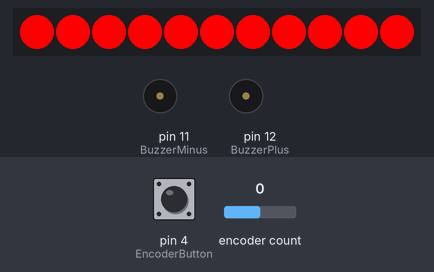
A sketch run on a simulated Arduino Uno, built with avr-gcc and run on an emulated ATmega328P. On the bench: 11 RGB LEDs in strip order, left to right, buzzer (waves = sounding, pin HIGH). Inputs (shaded band) come from the test bench; at power-on: pin 4 (EncoderButton) HIGH, encoder count 0. EEPROM starts erased; pins used as bus, display or sensor lines are not drawn.

Above: at 1.2 s.
1.3 s: pin 4 (EncoderButton) driven LOW
At 3.2 s:
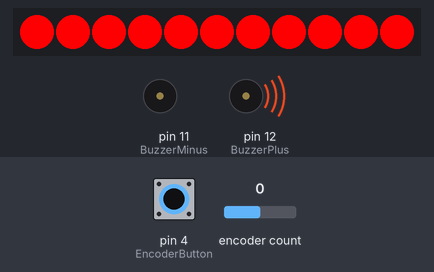
4.3 s: pin 4 (EncoderButton) pulsed HIGH 5 times (0.12 s each, 0.3 s apart)
At 6.8 s:
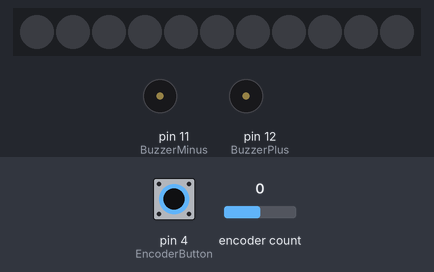
8.8 s: encoder count set to 1
At 9.7 s:
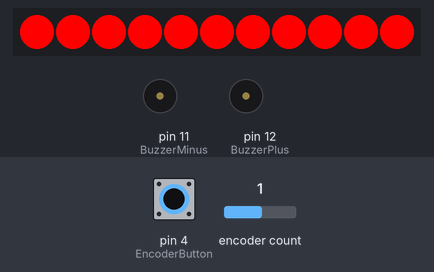
10.3 s: encoder count set to 2
11.8 s: encoder count set to 3
Timing chart, 0 to 14.3 s (numbered marks = the images above; inputs shaded):
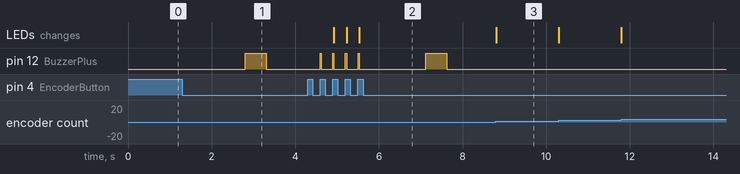

Measured:
- after the input at 1.3 s, pin 12 (BuzzerPlus): LOW → HIGH after 1.5 s, → LOW 0.50 s later
- after the input at 4.3 s, pin 12 (BuzzerPlus): goes 3 × (HIGH 0.03 s, LOW 0.28 s), HIGH 0.03 s, LOW 1.6 s, HIGH 0.50 s, then LOW, starting after 0.30 s; the LEDs: change after 0.63 s (image 2)
- after the input at 8.8 s, the LEDs: change at once (image 3)

The sketch:

CarLighting.ino
```cpp
#include "FastLED.h"
#include <Encoder.h>
#include <EEPROM.h>

#define EncoderClock 2
#define EncoderData 3
#define EncoderButton 4
#define EncoderPower 5
#define BuzzerMinus 11
#define BuzzerPlus 12
#define LEDData A5
#define EncoderButtonLogic LOW
#define LEDs 11

#define OffState 0
#define OnState 1
#define ColorState 2
#define BrightnessState 3

#define ShortPressTime 40
#define MaxShortPressTime 400
#define LongPressTime 1200
#define MaxLongPressTime 1500
#define ButtonTimeout 1500

#define EEPROMState 0
#define EEPROMHue 1
#define EEPROMBrightness 2

//#define StepsPerSecond 20 // every 50ms TODO: Utilize it
#define ClicksPerStep 1

CRGB leds[LEDs];
Encoder knob(EncoderData, EncoderClock);
uint8_t CurrentHue = 0;
uint8_t CurrentBrightness = 255;
uint8_t CurrentState = OnState;
int8_t EncoderPosition  = 0;
bool Clockwise = true;

void SetLEDs() {
	for (int i = 0; i < LEDs; i++) {
		leds[i] = CHSV(CurrentHue, 255, 255);
	}
	FastLED.show();
}

void Beep() {
	digitalWrite(BuzzerPlus, HIGH);
	delay(25);
	digitalWrite(BuzzerPlus, LOW);
}

void LongBeep() {
	digitalWrite(BuzzerPlus, HIGH);
	delay(250);
	digitalWrite(BuzzerPlus, LOW);
}

void setup() {
	pinMode(BuzzerMinus, OUTPUT);
	digitalWrite(BuzzerMinus, LOW);
	pinMode(BuzzerPlus, OUTPUT);
	digitalWrite(BuzzerPlus, LOW);
	pinMode(EncoderPower, OUTPUT);
	digitalWrite(EncoderPower, HIGH);
	pinMode(EncoderButton, INPUT_PULLUP);
	knob.write(0);
	FastLED.addLeds<NEOPIXEL, LEDData>(leds, LEDs);
	CurrentState = EEPROM.read(EEPROMState);
	CurrentHue = EEPROM.read(EEPROMHue);
	CurrentBrightness = EEPROM.read(EEPROMBrightness);
	FastLED.setBrightness(CurrentState == OffState ? 0 : CurrentBrightness);
	SetLEDs();
}

void ShortPress() {
	// Switch between states
	if (CurrentState == OffState) {
		CurrentState = OnState;
		FastLED.setBrightness(CurrentBrightness);
	FastLED.show();
		EEPROM.update(EEPROMState, CurrentState);
	} else if (CurrentState == OnState) {
		CurrentState = OffState;
		FastLED.setBrightness(0);
	FastLED.show();
		EEPROM.update(EEPROMState, CurrentState);
	} else if (CurrentState == ColorState) {
		CurrentState = BrightnessState;
	} else if (CurrentState == BrightnessState) {
		CurrentState = ColorState;
	} else {
		CurrentState = OnState;
		FastLED.setBrightness(CurrentBrightness);
	}
  Beep();
}

void LongPress() {
	// Activate or deactivate color editing pinMode
	if (CurrentState == OffState) {
		CurrentState = ColorState;
		FastLED.setBrightness(CurrentBrightness);
	} else if (CurrentState == OnState) {
		CurrentState = ColorState;
	} else if (CurrentState == ColorState || CurrentState == BrightnessState) {
		CurrentState = OnState;
		// Store colors to EEPROM TODO:
		EEPROM.update(EEPROMHue, CurrentHue);
		EEPROM.update(EEPROMBrightness, CurrentBrightness);
	}
  LongBeep();
}

void HandleButton() {
	// Reset button press timing
	static unsigned long LastButtonPressed = 0;
	static bool PreviousButtonState = false;
	// Consider button locked to avoid booting with button pressed
	static bool ButtonLocked = true;
	// If button is pressed
	bool ButtonState = digitalRead(EncoderButton) == EncoderButtonLogic;
	if (ButtonState) {
		// If button is not locked
		if (!ButtonLocked) {
			if (PreviousButtonState) {
				// If button is pressed continuously
				if (millis() > LastButtonPressed + ButtonTimeout) {
					// Lock button
					ButtonLocked = true;
					// Call continuous press function
					LongPress();
					LongBeep();
				}
			} else {
				// Store last time button was pressed
				LastButtonPressed = millis();
			}
		}
	} else {
		// If button is not locked
		if (!ButtonLocked) {
			// If button was just released
			if (PreviousButtonState) {
				// Check for long or short press. Order matters!
				float ElapsedTime = millis() - LastButtonPressed;
				if (ElapsedTime >= LongPressTime && ElapsedTime <= MaxLongPressTime) {
					LongPress();
				} else if (ElapsedTime > ShortPressTime && ElapsedTime <= MaxShortPressTime) {
					ShortPress();
				}
			}
		} else {
			// If button was locked and now released unlock it
			ButtonLocked = false;
		}
	}
	// Store last button state
	PreviousButtonState = ButtonState;
}

void ClockwiseStep() {
	if (CurrentState == ColorState) {
		if (CurrentHue < 255) {
			CurrentHue++;
		} else {
			CurrentHue = 0;
		}
		SetLEDs();
		//Beep();
	} else if (CurrentState == BrightnessState) {
		if (CurrentBrightness < 254) {
			CurrentBrightness++;
			CurrentBrightness++;
			FastLED.setBrightness(CurrentBrightness);
			FastLED.show();
			//Beep();
		} else {
			LongBeep();
		}
	}
}

void CounterClockwiseStep() {
	if (CurrentState == ColorState) {
		if (CurrentHue > 0) {
			CurrentHue--;
		} else {
			CurrentHue = 255;
		}
		SetLEDs();
		//Beep();
	} else if (CurrentState == BrightnessState) {
		if (CurrentBrightness > 1) {
			CurrentBrightness--;
			CurrentBrightness--;
			FastLED.setBrightness(CurrentBrightness);
			FastLED.show();
			//Beep();
		} else {
			LongBeep();
		}
	}
}

void HandleEncoder() {
	int8_t NewPosition = knob.read();
	if (NewPosition < EncoderPosition) {
		if (Clockwise) {
			NewPosition = 0;
			knob.write(0);
		}
		Clockwise = false;
	} else if (NewPosition > EncoderPosition) {
		if (!Clockwise) {
			NewPosition = 0;
			knob.write(0);
		}
		Clockwise = true;
	}
	EncoderPosition = NewPosition;
	if (abs(EncoderPosition) > ClicksPerStep) {
		EncoderPosition = 0;
		knob.write(0);
		// Step detected
		if (Clockwise) {
			ClockwiseStep();
		} else {
			CounterClockwiseStep();
		}
	}
}

void loop() {

	HandleButton();

	HandleEncoder();

}
```
